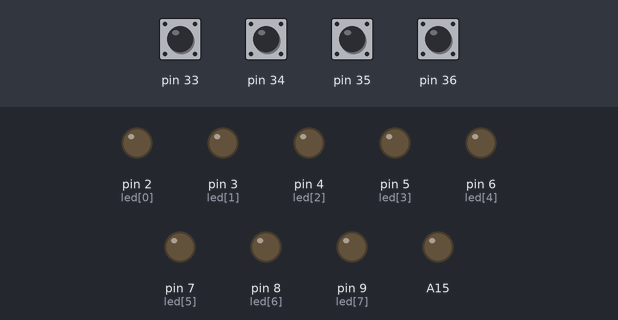
Bench run of a sketch on a simulated Arduino Mega 2560, built with avr-gcc and run on an emulated ATmega2560. On the bench: output pins drawn as LEDs (lit = HIGH). Inputs (shaded band) come from the test bench; at power-on: pin 33–36 HIGH.

Above: at 1.2 s.
1.3 s: pin 33 pulled LOW for 0.15 s
At 1.9 s:
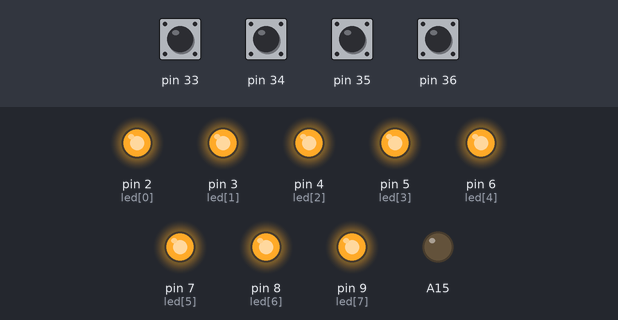
2.9 s: pin 34 pulled LOW for 0.15 s
At 4.1 s:
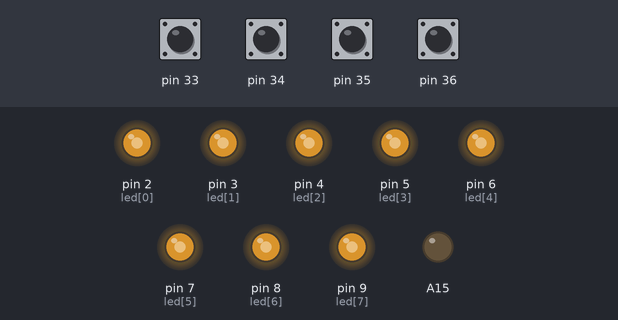
4.5 s: pin 35 pulled LOW for 0.15 s
At 5.6 s:
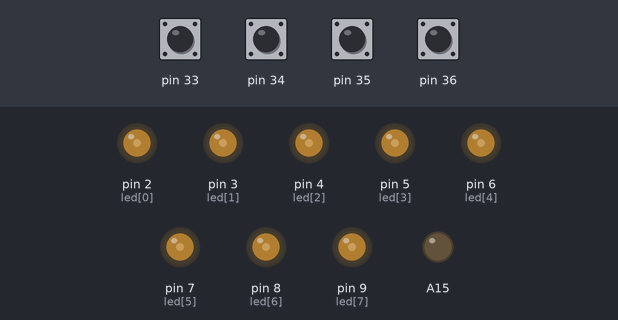
6.1 s: pin 33 pulled LOW for 1 s
At 6.8 s:
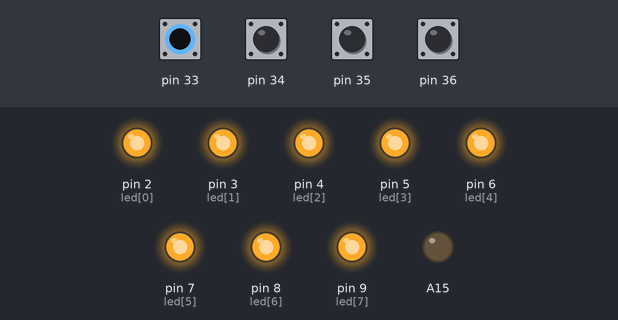
8.6 s: pin 36 pulled LOW for 0.15 s
At 9.8 s:
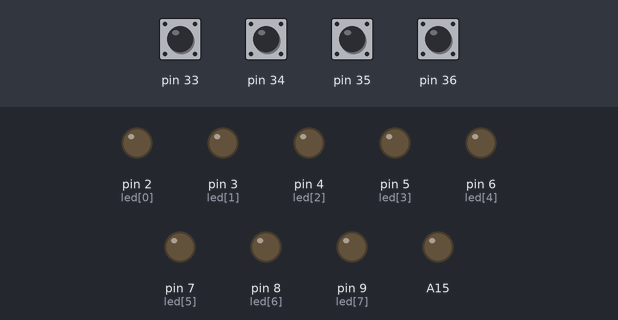
10.2 s: pin 34 pulled LOW for 1 s
At 11.1 s:
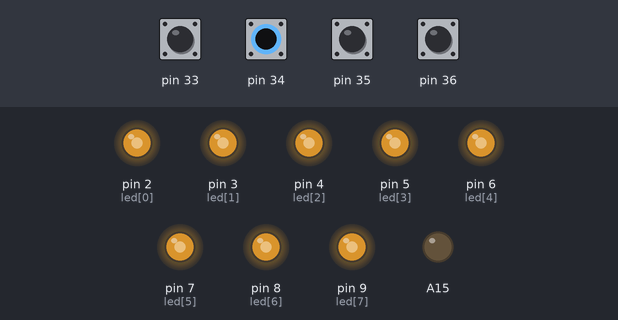
Timing chart, 0 to 13.2 s (numbered marks = the images above; inputs shaded):
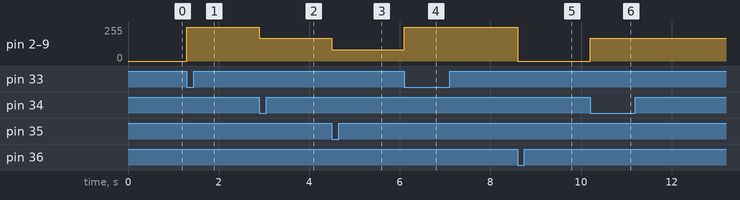

Measured:
- after the input at 1.3 s, pin 2 (led[0]), pin 3 (led[1]), pin 4 (led[2]), pin 5 (led[3]), pin 6 (led[4]), pin 7 (led[5]), pin 8 (led[6]), pin 9 (led[7]): 0/255 → 255/255 at once
- after the input at 2.9 s, pin 2 (led[0]), pin 3 (led[1]), pin 4 (led[2]), pin 5 (led[3]), pin 6 (led[4]), pin 7 (led[5]), pin 8 (led[6]), pin 9 (led[7]): 255/255 → 170/255 at once
- after the input at 4.5 s, pin 2 (led[0]), pin 3 (led[1]), pin 4 (led[2]), pin 5 (led[3]), pin 6 (led[4]), pin 7 (led[5]), pin 8 (led[6]), pin 9 (led[7]): 170/255 → 85/255 at once
- after the input at 6.1 s, pin 2 (led[0]), pin 3 (led[1]), pin 4 (led[2]), pin 5 (led[3]), pin 6 (led[4]), pin 7 (led[5]), pin 8 (led[6]), pin 9 (led[7]): 85/255 → 255/255 at once
- after the input at 8.6 s, pin 2 (led[0]), pin 3 (led[1]), pin 4 (led[2]), pin 5 (led[3]), pin 6 (led[4]), pin 7 (led[5]), pin 8 (led[6]), pin 9 (led[7]): 255/255 → 0/255 at once
- after the input at 10.2 s, pin 2 (led[0]), pin 3 (led[1]), pin 4 (led[2]), pin 5 (led[3]), pin 6 (led[4]), pin 7 (led[5]), pin 8 (led[6]), pin 9 (led[7]): 0/255 → 170/255 at once

The sketch:

EXE1.ino
```cpp
const int led[] = {2, 3, 4, 5, 6, 7, 8, 9};
const int ledlight[] = {0, 85, 170, 255};

void setup() {
  // put your setup code here, to run once:

    for(int i = 0; i < 8; i++) {

        pinMode(led[i], OUTPUT);

    }

    for(int i = 33; i < 37; i++) {

        pinMode(i, INPUT_PULLUP);

    }

    pinMode(A15, OUTPUT);
    digitalWrite(A15, LOW);

}

void loop() {
  // put your main code here, to run repeatedly:

    int k1st = digitalRead(36);
    int k2st = digitalRead(35);
    int k3st = digitalRead(34);
    int k4st = digitalRead(33);

    if(k1st == LOW) {

        for(int i = 0; i < 8; i++) {

            analogWrite(led[i], ledlight[0]);

        }

    } else if(k2st == LOW) {

        for(int i = 0; i < 8; i++) {

            analogWrite(led[i], ledlight[1]);

        }

    } else if(k3st == LOW) {

        for(int i = 0; i < 8; i++) {

            analogWrite(led[i], ledlight[2]);

        }

    } else if(k4st == LOW) {

        for(int i = 0; i < 8; i++) {

            analogWrite(led[i], ledlight[3]);

        }

    }

}
```
